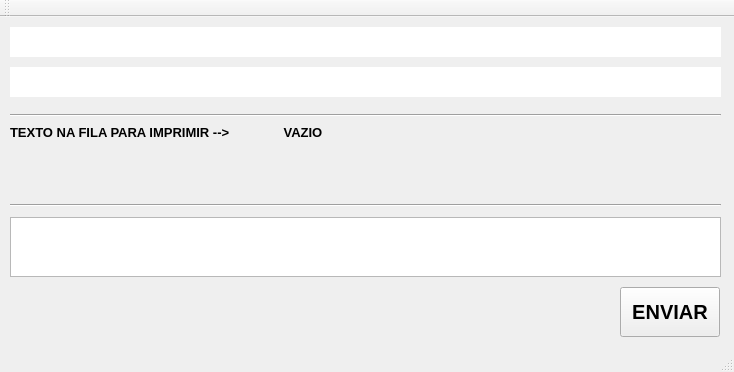
<?xml version="1.0" encoding="UTF-8"?>
<ui version="4.0">
 <class>MainWindow</class>
 <widget class="QMainWindow" name="MainWindow">
  <property name="geometry">
   <rect>
    <x>0</x>
    <y>0</y>
    <width>734</width>
    <height>372</height>
   </rect>
  </property>
  <property name="windowTitle">
   <string>Impressora</string>
  </property>
  <widget class="QWidget" name="centralWidget">
   <widget class="QPushButton" name="pushButton_Enviar">
    <property name="geometry">
     <rect>
      <x>620</x>
      <y>270</y>
      <width>100</width>
      <height>50</height>
     </rect>
    </property>
    <property name="font">
     <font>
      <pointsize>15</pointsize>
      <weight>75</weight>
      <bold>true</bold>
     </font>
    </property>
    <property name="text">
     <string>ENVIAR</string>
    </property>
   </widget>
   <widget class="QLabel" name="label_FilaDeImpressao">
    <property name="geometry">
     <rect>
      <x>280</x>
      <y>100</y>
      <width>431</width>
      <height>31</height>
     </rect>
    </property>
    <property name="font">
     <font>
      <pointsize>10</pointsize>
      <weight>75</weight>
      <bold>true</bold>
     </font>
    </property>
    <property name="text">
     <string> VAZIO</string>
    </property>
   </widget>
   <widget class="QTextEdit" name="textEdit_ParaImprimir">
    <property name="geometry">
     <rect>
      <x>10</x>
      <y>200</y>
      <width>711</width>
      <height>60</height>
     </rect>
    </property>
   </widget>
   <widget class="QLabel" name="label_Impressora_1">
    <property name="geometry">
     <rect>
      <x>10</x>
      <y>10</y>
      <width>711</width>
      <height>30</height>
     </rect>
    </property>
    <property name="styleSheet">
     <string notr="true">background-color: rgb(255, 255, 255);
border-color: rgb(0, 0, 0);</string>
    </property>
    <property name="text">
     <string/>
    </property>
    <property name="textFormat">
     <enum>Qt::AutoText</enum>
    </property>
    <property name="alignment">
     <set>Qt::AlignLeading|Qt::AlignLeft|Qt::AlignVCenter</set>
    </property>
    <property name="margin">
     <number>5</number>
    </property>
    <property name="indent">
     <number>1</number>
    </property>
   </widget>
   <widget class="QLabel" name="label_Impressora_2">
    <property name="geometry">
     <rect>
      <x>10</x>
      <y>50</y>
      <width>711</width>
      <height>30</height>
     </rect>
    </property>
    <property name="styleSheet">
     <string notr="true">background-color: rgb(255, 255, 255);
border-color: rgb(0, 0, 0);</string>
    </property>
    <property name="text">
     <string/>
    </property>
    <property name="textFormat">
     <enum>Qt::AutoText</enum>
    </property>
    <property name="alignment">
     <set>Qt::AlignLeading|Qt::AlignLeft|Qt::AlignVCenter</set>
    </property>
    <property name="margin">
     <number>5</number>
    </property>
    <property name="indent">
     <number>1</number>
    </property>
   </widget>
   <widget class="Line" name="line">
    <property name="geometry">
     <rect>
      <x>10</x>
      <y>90</y>
      <width>711</width>
      <height>16</height>
     </rect>
    </property>
    <property name="orientation">
     <enum>Qt::Horizontal</enum>
    </property>
   </widget>
   <widget class="Line" name="line_2">
    <property name="geometry">
     <rect>
      <x>10</x>
      <y>180</y>
      <width>711</width>
      <height>16</height>
     </rect>
    </property>
    <property name="orientation">
     <enum>Qt::Horizontal</enum>
    </property>
   </widget>
   <widget class="QLabel" name="label_FilaDeImpressao_2">
    <property name="geometry">
     <rect>
      <x>10</x>
      <y>100</y>
      <width>241</width>
      <height>31</height>
     </rect>
    </property>
    <property name="font">
     <font>
      <pointsize>10</pointsize>
      <weight>75</weight>
      <bold>true</bold>
     </font>
    </property>
    <property name="text">
     <string>TEXTO NA FILA PARA IMPRIMIR --&gt;</string>
    </property>
   </widget>
   <widget class="QLabel" name="label_MostrarFila">
    <property name="geometry">
     <rect>
      <x>10</x>
      <y>140</y>
      <width>700</width>
      <height>16</height>
     </rect>
    </property>
    <property name="text">
     <string/>
    </property>
   </widget>
  </widget>
  <widget class="QMenuBar" name="menuBar">
   <property name="geometry">
    <rect>
     <x>0</x>
     <y>0</y>
     <width>734</width>
     <height>21</height>
    </rect>
   </property>
  </widget>
  <widget class="QToolBar" name="mainToolBar">
   <attribute name="toolBarArea">
    <enum>TopToolBarArea</enum>
   </attribute>
   <attribute name="toolBarBreak">
    <bool>false</bool>
   </attribute>
  </widget>
  <widget class="QStatusBar" name="statusBar"/>
 </widget>
 <layoutdefault spacing="6" margin="11"/>
 <resources/>
 <connections/>
</ui>
